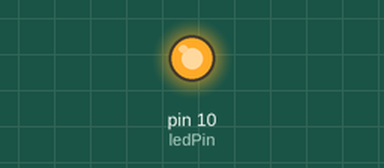
Recording of a sketch running on a simulated Arduino Uno, built with avr-gcc and run on an emulated ATmega328P. On the bench: output pins drawn as LEDs (lit = HIGH).

Above: at 0.15 s.
At 8.1 s:
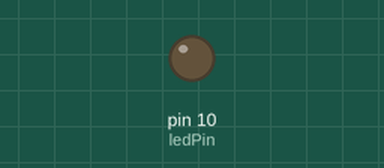
Timing chart, 0 to 12.6 s (numbered marks = the images above):
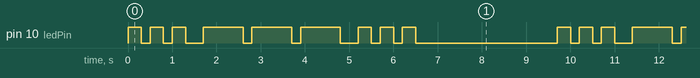

The sketch:

Projeto2.ino
```cpp
// Projeto 2 - Sinalizador de código Morse S.O.S.

int ledPin = 10;

void setup()
{
  pinMode(ledPin, OUTPUT);
}

void loop()
{
  // 3 pontos
  unsigned indice;
  for (indice = 0; indice < 3; indice++)
  {
    digitalWrite(ledPin, HIGH); // acende o LED
    delay(300);                 // espera 150 ms
    digitalWrite(ledPin, LOW);  // apaga o LED
    delay(200);                 // espera 100 ms
  }

  // espera 100 ms para marcar o intervalo entre as letras
  delay(200);

  // 3 traços
  for (indice = 0; indice < 3; indice++)
  {
    digitalWrite(ledPin, HIGH); // acende o LED
    delay(900);                 // espera 400 ms
    digitalWrite(ledPin, LOW);  // apaga o LED
    delay(200);                 // espera 100ms
  }

  // espera 100 ms para marcar o intervalo entre as letras
  delay(200);

  // 3 pontos novamente
  for (indice = 0; indice < 3; indice++)
  {
    digitalWrite(ledPin, HIGH); // acende o LED
    delay(300);                 // espera 150 ms
    digitalWrite(ledPin, LOW);  // apaga o LED
    delay(200);                 // espera 100 ms
  }

  // espera 5 segundos antes de repetir o sinal de S.O.S.
  delay(3000);
}
```

Measured:
- by itself, pin 10 (ledPin): repeats every 9.7 s: 2 × (LOW 0.20 s, HIGH 0.30 s), LOW 0.40 s, 2 × (HIGH 0.90 s, LOW 0.20 s), HIGH 0.90 s, LOW 0.40 s, 2 × (HIGH 0.30 s, LOW 0.20 s), HIGH 0.30 s, LOW 3.2 s, HIGH 0.30 s
- by itself, everything shown: repeats every 9.7 s, in 18 steps
